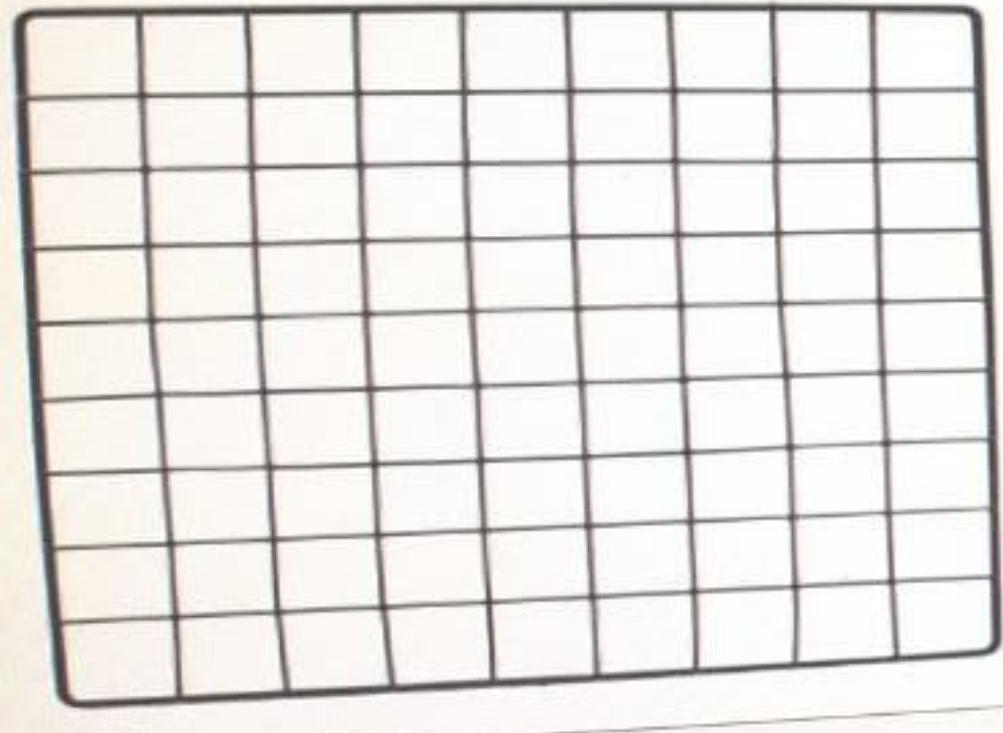
#> input picture T1 - Derivative Application in Digital Image Processing/image.jpeg, 1003 x 733 px
$ python 'Tarefa_1-MN2-Márcio_e_Claudemir.py' image.jpeg
#> lines starting #> are read from the running program, lines starting #| are printed output that depends on the picture
import sys
import platform
import numpy as np
import matplotlib.pyplot as plt
from skimage import io

def derivate(a, b):
    return (b-a)/2

def rgb_to_gray(rgb):
    #Y' = 0.2989 R + 0.5870 G + 0.1140 B
    return np.dot(rgb[...], [0.2989, 0.5870, 0.1140])

def edges_X(image):
    x, y = image.shape
    new_image = image.copy()

    for i in range(x-1):
        for j in range(y-1):
            new_image[i][j] = abs(derivate(image[i][j-1], image[i][j+1]))

    return new_image

def edges_Y(image):
    x, y = image.shape
    new_image = image.copy()

    for i in range(x-1):
        for j in range(y-1):
            new_image[i][j] = abs(derivate(image[i-1][j], image[i+1][j]))

    return new_image

def edges_XY(image):
    x, y = image.shape
    new_image = image.copy()

    for i in range(x-1):
        for j in range(y-1):
            new_image[i][j] = abs(derivate(image[i-1][j], image[i+1][j]) + derivate(image[i][j-1], image[i][j+1]))

    return new_image

def read_image(img_name):
#> called with img_name = 'image.jpeg'
    img = io.imread(img_name)
#> img is the input picture: shape (733, 1003, 3); mean R, G, B 232.5, 229.7, 227.5

    plt.figure(figsize=(12,12))
    plt.title('Original Image',size='xx-large')
    plt.imshow(img)
    plt.gca().axes.get_xaxis().set_visible(False)
    plt.gca().axes.get_yaxis().set_visible(False)

    img = img[...,:3]
    img = rgb_to_gray(img)

    return img

def expand_image(img):
    new_img = np.zeros((img.shape[0]+2,img.shape[1]+2))
    new_img[1:img.shape[0]+1, 1:img.shape[1]+1] = img
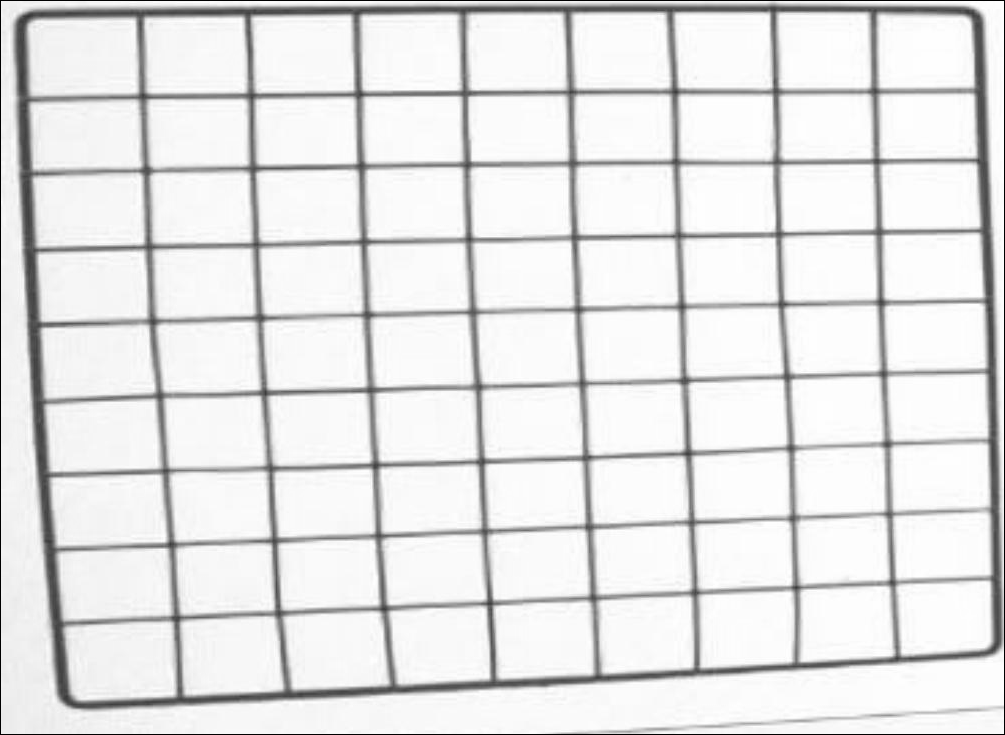
#> new_img: shape (735, 1005) float64; min 0, max 255, mean 229.2

    return new_img

def plot(f,img,img_name):
    conv=f(img)
#> after the loop in edges_XY, `for i in range(x-1):`:
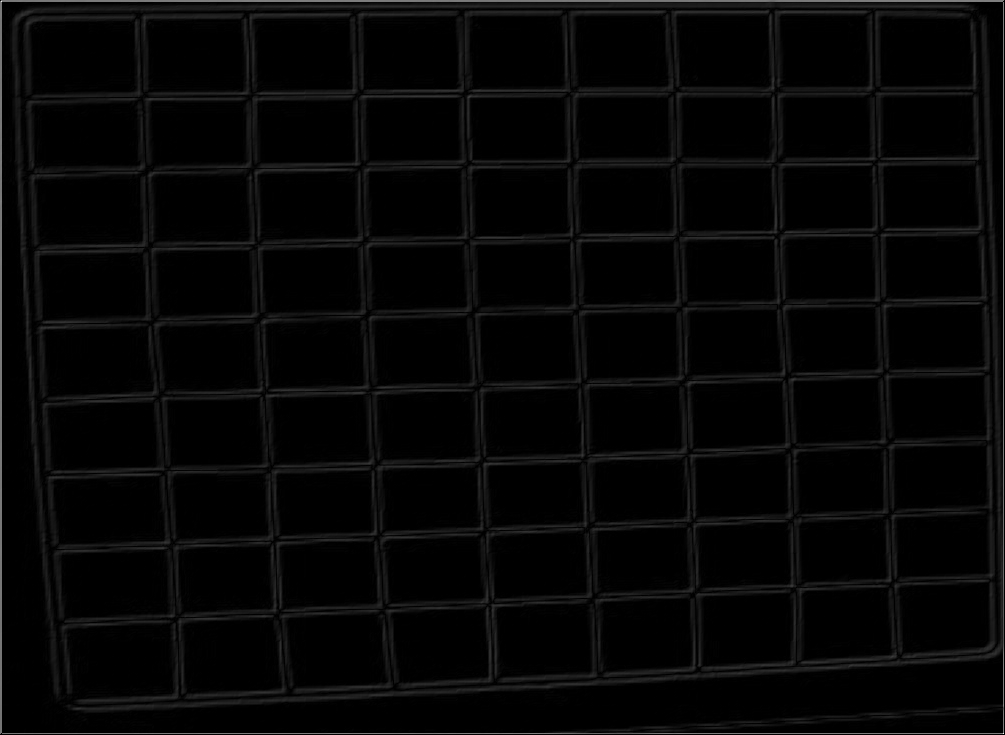
#> new_image: shape (735, 1005) float64; min 0, max 250.8, mean 6.6

    plt.figure(figsize=(12,12))
    plt.title(f.__name__,size='xx-large')
    plt.imshow(conv, cmap='gray')
    plt.gca().axes.get_xaxis().set_visible(False)
    plt.gca().axes.get_yaxis().set_visible(False)
#> (the run stopped early here; a loop or call above may not have finished)
